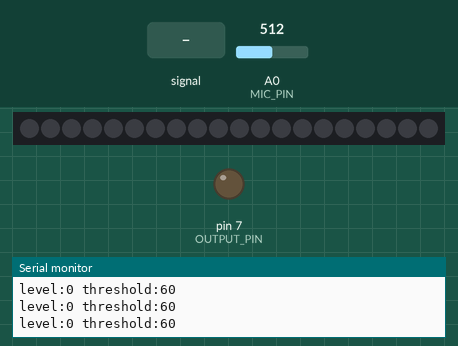
A sketch run on a simulated Arduino Uno, built with avr-gcc and run on an emulated ATmega328P. On the bench: 20 RGB LEDs in strip order, left to right, output pins drawn as LEDs (lit = HIGH), the last lines printed to the serial monitor. The test bench sets the inputs (shaded band); at power-on: A0 (MIC_PIN) = 512. Dim RGB values are drawn brighter than linear.

Above: at 2.7 s.
2.8 s: A0 (MIC_PIN) fed a 200 Hz sine of ±81 counts around its level
At 2.93 s:
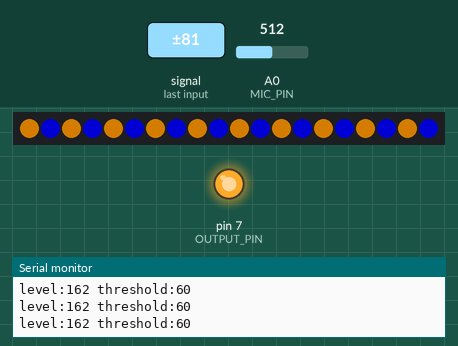
At 3.38 s:
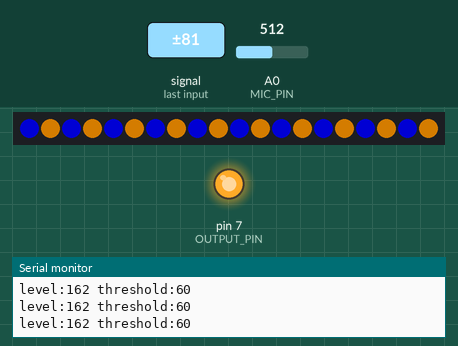
Timing chart, 0 to 5.8 s (numbered marks = the images above; inputs shaded):
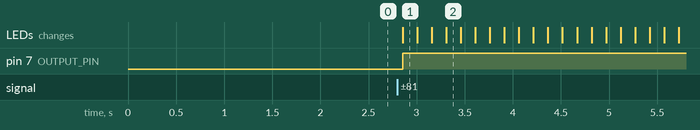

Measured:
- after the input at 2.8 s, pin 7 (OUTPUT_PIN): LOW → HIGH after 0.05 s; the LEDs: change after 0.06 s (image 1)

The sketch:

LetsGoBrewers.ino
```cpp
/*
  voice_blue_gold.ino
  Arduino Uno R3 - standalone

  Listens to a MAX9814 microphone. When a voice (sustained sound above the
  room's background level) is detected:
    - OUTPUT_PIN goes HIGH
    - a 20-LED WS2811 strip flashes alternating blue / gold
  After the voice stops, everything stays on for HOLD_MS, then turns off.

  Library: FastLED (install from Library Manager)

  Wiring summary (full guide in connection_guide.md):
    MAX9814 OUT -> A0        MAX9814 VDD -> 3.3V     MAX9814 GND -> GND
    WS2811 DIN  -> D6 (via 330 ohm)                  Output signal <- D7
*/

#include <FastLED.h>

// ---------------------------- Pin / strip setup ----------------------------
#define MIC_PIN      A0      // MAX9814 OUT
#define OUTPUT_PIN   7       // goes HIGH while voice is active
#define LED_PIN      6       // WS2811 data in
#define NUM_LEDS     20
#define LED_TYPE     WS2811
#define COLOR_ORDER  GRB     // If colors look wrong, try RGB or BRG (see guide)
#define BRIGHTNESS   128     // 0-255. Lower = less current draw

// ------------------------------- Colors -----------------------------------
const CRGB BLUE_COLOR = CRGB(0, 0, 255);
const CRGB GOLD_COLOR = CRGB(255, 150, 0);

// ----------------------------- Tuning values -------------------------------
const unsigned long SAMPLE_WINDOW_MS = 50;    // listening window (peak-to-peak)
const unsigned int  MARGIN           = 40;    // counts above room noise needed (0-1023 scale)
const unsigned int  MIN_THRESHOLD    = 60;    // never trigger below this level
const byte          TRIGGER_WINDOWS  = 2;     // consecutive loud windows required (rejects clicks/pops)
const unsigned long HOLD_MS          = 3000;  // stay on this long after last voice
const unsigned long FLASH_MS         = 150;   // blue/gold swap interval
const byte          CALIBRATION_WINDOWS = 20; // ~1 second of quiet at startup

#define DEBUG_SERIAL true                     // prints levels at 115200 baud

// -------------------------------- State ------------------------------------
CRGB leds[NUM_LEDS];

unsigned int  threshold   = MIN_THRESHOLD;
byte          loudWindows = 0;
bool          active      = false;
bool          phase       = false;
unsigned long lastVoiceMs = 0;
unsigned long lastFlashMs = 0;

// Measure peak-to-peak mic swing over one window (0-1023 counts)
unsigned int samplePeakToPeak() {
  unsigned long start = millis();
  unsigned int sigMin = 1023;
  unsigned int sigMax = 0;
  while (millis() - start < SAMPLE_WINDOW_MS) {
    unsigned int s = analogRead(MIC_PIN);
    if (s > sigMax) sigMax = s;
    if (s < sigMin) sigMin = s;
  }
  return sigMax - sigMin;
}

// Alternate LEDs blue/gold, swapping on each phase change
void drawFrame() {
  for (int i = 0; i < NUM_LEDS; i++) {
    bool even = (i % 2 == 0);
    leds[i] = (even == phase) ? BLUE_COLOR : GOLD_COLOR;
  }
  FastLED.show();
}

void startActive(unsigned long now) {
  active = true;
  phase = false;
  lastFlashMs = now;
  digitalWrite(OUTPUT_PIN, HIGH);
  drawFrame();
}

void stopActive() {
  active = false;
  loudWindows = 0;
  digitalWrite(OUTPUT_PIN, LOW);
  FastLED.clear();
  FastLED.show();
}

void calibrate() {
  unsigned int noiseMax = 0;
  for (byte i = 0; i < CALIBRATION_WINDOWS; i++) {
    unsigned int level = samplePeakToPeak();
    if (level > noiseMax) noiseMax = level;
  }
  threshold = noiseMax + MARGIN;
  if (threshold < MIN_THRESHOLD) threshold = MIN_THRESHOLD;

#if DEBUG_SERIAL
  Serial.print(F("Room noise (p-p): "));
  Serial.print(noiseMax);
  Serial.print(F("  Trigger threshold: "));
  Serial.println(threshold);
#endif
}

void setup() {
#if DEBUG_SERIAL
  Serial.begin(115200);
#endif
  pinMode(OUTPUT_PIN, OUTPUT);
  digitalWrite(OUTPUT_PIN, LOW);

  FastLED.addLeds<LED_TYPE, LED_PIN, COLOR_ORDER>(leds, NUM_LEDS);
  FastLED.setBrightness(BRIGHTNESS);
  FastLED.clear();
  FastLED.show();

  delay(500);        // let the mic bias settle
  calibrate();       // stay quiet for about a second after power-up
}

void loop() {
  unsigned int level = samplePeakToPeak();
  unsigned long now = millis();
  bool loud = (level > threshold);

#if DEBUG_SERIAL
  Serial.print(F("level:"));
  Serial.print(level);
  Serial.print(F(" threshold:"));
  Serial.println(threshold);
#endif

  if (loud) {
    if (loudWindows < 255) loudWindows++;
    if (active) {
      lastVoiceMs = now;                       // keep extending while talking
    } else if (loudWindows >= TRIGGER_WINDOWS) {
      lastVoiceMs = now;
      startActive(now);
    }
  } else {
    loudWindows = 0;
  }

  if (active) {
    if (now - lastVoiceMs >= HOLD_MS) {
      stopActive();
    } else if (now - lastFlashMs >= FLASH_MS) {
      lastFlashMs = now;
      phase = !phase;
      drawFrame();
    }
  }
}
```
